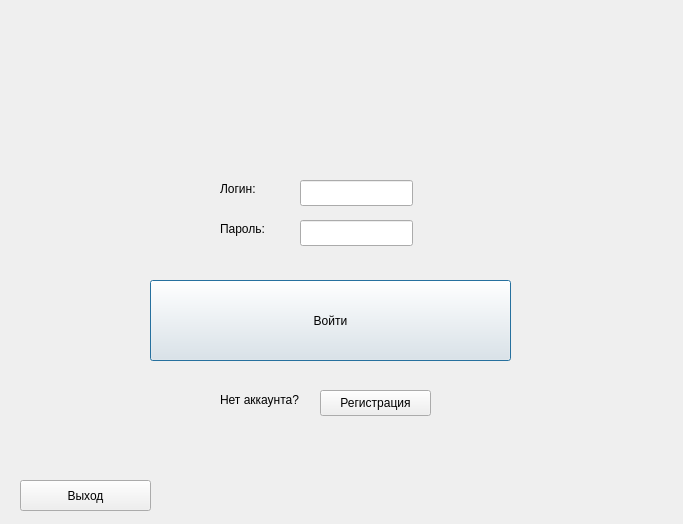
<?xml version="1.0" encoding="UTF-8"?>
<ui version="4.0">
 <class>login</class>
 <widget class="QDialog" name="login">
  <property name="geometry">
   <rect>
    <x>0</x>
    <y>0</y>
    <width>683</width>
    <height>524</height>
   </rect>
  </property>
  <property name="windowTitle">
   <string>Dialog</string>
  </property>
  <widget class="QLineEdit" name="loginEdit">
   <property name="geometry">
    <rect>
     <x>300</x>
     <y>180</y>
     <width>113</width>
     <height>26</height>
    </rect>
   </property>
  </widget>
  <widget class="QLineEdit" name="passwordEdit">
   <property name="geometry">
    <rect>
     <x>300</x>
     <y>220</y>
     <width>113</width>
     <height>26</height>
    </rect>
   </property>
   <property name="echoMode">
    <enum>QLineEdit::Password</enum>
   </property>
  </widget>
  <widget class="QLabel" name="loginLabel">
   <property name="geometry">
    <rect>
     <x>220</x>
     <y>180</y>
     <width>66</width>
     <height>18</height>
    </rect>
   </property>
   <property name="text">
    <string>Логин:</string>
   </property>
  </widget>
  <widget class="QLabel" name="passwordLabel">
   <property name="geometry">
    <rect>
     <x>220</x>
     <y>220</y>
     <width>66</width>
     <height>18</height>
    </rect>
   </property>
   <property name="text">
    <string>Пароль:</string>
   </property>
  </widget>
  <widget class="QPushButton" name="loginButton">
   <property name="geometry">
    <rect>
     <x>150</x>
     <y>280</y>
     <width>361</width>
     <height>81</height>
    </rect>
   </property>
   <property name="text">
    <string>Войти</string>
   </property>
  </widget>
  <widget class="QPushButton" name="pushButton">
   <property name="geometry">
    <rect>
     <x>320</x>
     <y>390</y>
     <width>111</width>
     <height>26</height>
    </rect>
   </property>
   <property name="text">
    <string>Регистрация</string>
   </property>
  </widget>
  <widget class="QLabel" name="label">
   <property name="geometry">
    <rect>
     <x>220</x>
     <y>390</y>
     <width>111</width>
     <height>20</height>
    </rect>
   </property>
   <property name="text">
    <string>Нет аккаунта?</string>
   </property>
  </widget>
  <widget class="QPushButton" name="pushButton_2">
   <property name="geometry">
    <rect>
     <x>20</x>
     <y>480</y>
     <width>131</width>
     <height>31</height>
    </rect>
   </property>
   <property name="text">
    <string>Выход</string>
   </property>
  </widget>
 </widget>
 <resources/>
 <connections/>
</ui>
